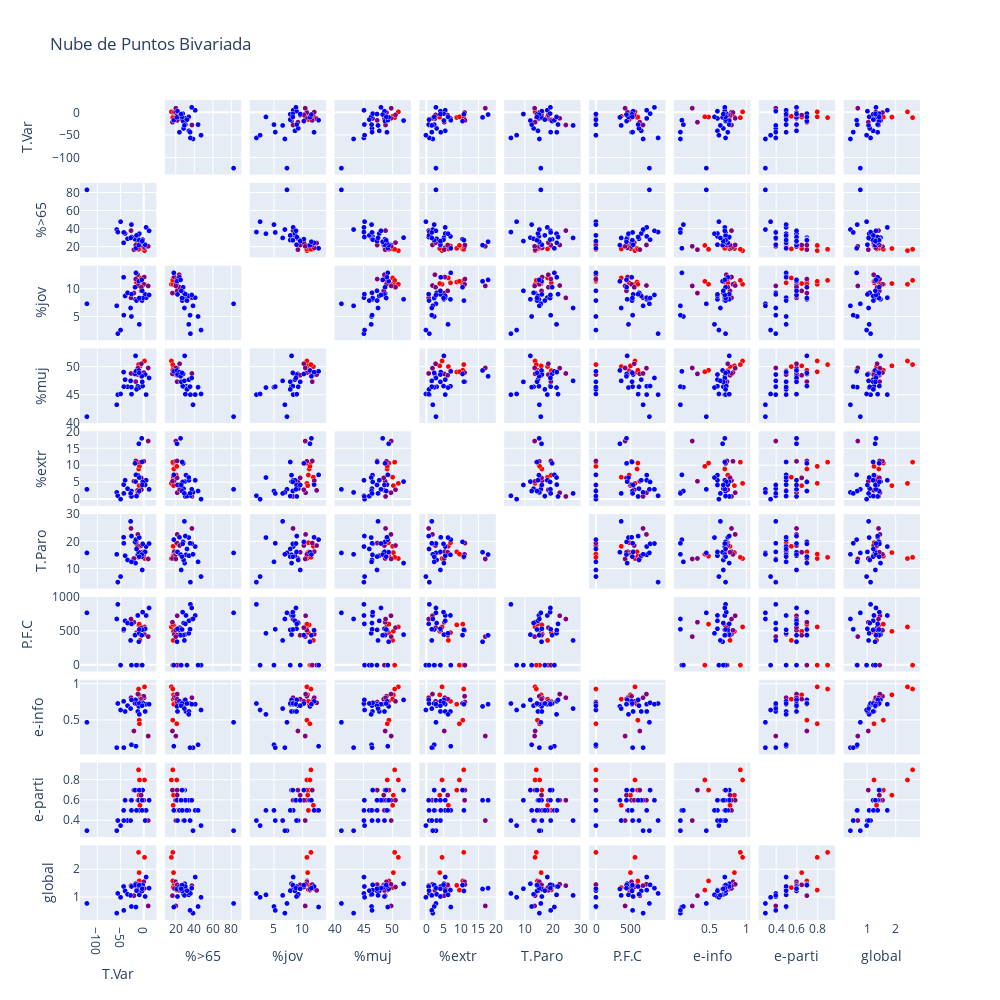

Notebook code cell kept with this figure:
### Code cell
import plotly.graph_objs as go

fig = go.Figure(data=go.Splom(
                  dimensions=[dict(label='T.Var', values=df_cut['Tasa de variacion de la poblacion']),
                              dict(label='%>65', values=df_cut['% de poblacion > 65']),
                              dict(label='%jov', values=df_cut['% de jovenes']),
                              dict(label='%muj', values=df_cut['% de mujeres']),
                              dict(label='%extr', values=df_cut['% de inmigrantes extranjeros']),
                              dict(label='T.Paro', values=df_cut['Tasa de paro']),
                              dict(label='P.F.C', values=df_cut['Presión fiscal pc']),
                              dict(label='e-info', values=df_cut['Índice de e-información']),
                              dict(label='e-parti', values=df_cut['Índice de e-participación']),
                              dict(label='global', values=df_cut['Índice global'])],
                              
                  marker=dict(color=df_cut['Tamanio'],
                              size=5,
                              colorscale='Bluered',
                              line=dict(width=0.5,
                                        color='rgb(230,230,230)')),
                  #text="textd",
                  diagonal=dict(visible=False)))

title = "Nube de Puntos Bivariada"
fig.update_layout(title=title,
                  dragmode='select',
                  width=1000,
                  height=1000,
                  hovermode='closest')

fig.show()

### Figure 1 — Plotly figure (JSON) as saved in the notebook; plotly's stock layout.template omitted (floating-point values rounded to 4 significant figures)
{"data": [{"diagonal": {"visible": false}, "dimensions": [{"label": "T.Var", "values": [2.3, -9.4, -10.4, -7.7, -9.2, -15, -8.7, -10.6, 1.7, -12.8, 0.7, -12.1, -16.7, -20.7, -5.1, -4.5, 10.3, -27, -17.1, -18.3, -12.3, -122.6, -16.3, 5.8, -39.8, -10, -57.9, -9, -43, -34.5, -55.6, 3.7, -49.6, -3.2, -1.8, -3.8, -25.9, -15, -9.1, 12.2, -26.1, -42.7, -2.7, -27.9]}, {"label": "%>65", "values": [15.7, 18, 18.3, 17.6, 17.2, 20.9, 21.5, 17.2, 18.8, 24.1, 20.2, 22, 21.9, 16.8, 21.9, 24.6, 20.5, 37.9, 30.1, 28.4, 31.5, 83.1, 18.3, 41.5, 34.7, 21.8, 39.1, 34.5, 24.4, 28.9, 36.3, 22.3, 47.8, 27.4, 27.9, 25.6, 30.8, 32.6, 27.2, 37.7, 44.6, 35.9, 26.3, 29.8]}, {"label": "%jov", "values": [10.87, 11, 11.27, 12.01, 10.87, 11.13, 11.4, 11.58, 12.17, 12.59, 10.86, 10.64, 11.81, 9.28, 9.68, 10.33, 10.57, 8.42, 8.16, 10.33, 8.15, 7.35, 12.93, 8.45, 8.76, 11.41, 6.98, 3.64, 12.13, 9.33, 1.96, 9.04, 2.61, 7.93, 8.38, 11.66, 9.08, 7.93, 8.38, 8.94, 5.06, 5.29, 9.69, 6.59]}, {"label": "%muj", "values": [51.1, 50.23, 49.14, 50.1, 49.45, 49.38, 49.17, 50.46, 48.72, 48.67, 49.03, 49.81, 47.41, 48.8, 48.55, 50.6, 49.85, 48.87, 52.01, 48.78, 46.59, 41.18, 49.25, 45.11, 47.77, 49.41, 43.3, 46.36, 49.11, 46.5, 45.1, 48.68, 45.22, 47.4, 46.63, 48.37, 45.18, 46.04, 48.98, 48.07, 46.43, 46.52, 47.38, 47.56]}, {"label": "%extr", "values": [4.67, 4, 8.93, 6.5, 10.68, 7.13, 9.7, 10.95, 5.5, 2.6, 11.2, 1.9, 11.3, 5.3, 6.3, 2.8, 17.2, 0.8, 5.2, 10.6, 7.1, 2.9, 7.2, 5.6, 5.6, 16.4, 2, 6.4, 4.3, 3.1, 1, 4.2, 0, 11, 5.1, 18, 0.8, 0.9, 2.4, 2.9, 2.4, 1.7, 4.2, 1.7]}, {"label": "T.Paro", "values": [13.8, 15.99, 16.26, 18.31, 14.65, 19.65, 15.44, 14.25, 16.36, 18.58, 15.33, 22.7, 19.49, 13.82, 16.13, 18.6, 13.64, 24.9, 12.11, 19.95, 15.18, 15.87, 20.77, 18.22, 14.84, 16.13, 15.35, 21.54, 21.63, 13.27, 5.08, 16.24, 7.14, 14.51, 19.22, 15.27, 22.09, 17.33, 14.49, 19.33, 12.57, 19.42, 9.58, 27.52]}, {"label": "P.F.C", "values": [565.0, 499.7, 595.5, 366.2, 606.7, 480.7, 0, 0, 457.4, 0, 515.1, 730.4, 0, 634.9, 441.6, 554.2, 422.1, 681.4, 451.6, 443.8, 734.8, 773.3, 0, 734.2, 655.7, 346.5, 682.9, 470.7, 516.9, 622.4, 899.0, 538.7, 0, 522.1, 783.6, 441.9, 610.3, 0, 527.6, 846.1, 0, 530.8, 0, 365.6]}, {"label": "e-info", "values": [0.96, 0.85, 0.72, 0.79, 0.5, 0.76, 0.45, 0.93, 0.81, 0.74, 0.83, 0.86, 0.75, 0.35, 0.79, 0.76, 0.28, 0.81, 0.78, 0.73, 0.62, 0.47, 0.14, 0.72, 0.62, 0.69, 0.12, 0.58, 0.76, 0.7, 0.73, 0.62, 0.64, 0.72, 0.74, 0.72, 0.78, 0.73, 0.73, 0.72, 0.16, 0.12, 0.7, 0.66]}, {"label": "e-parti", "values": [0.8, 0.65, 0.7, 0.55, 0.7, 0.5, 0.8, 0.9, 0.5, 0.5, 0.6, 0.6, 0.7, 0.7, 0.65, 0.6, 0.4, 0.6, 0.7, 0.7, 0.5, 0.3, 0.5, 0.5, 0.6, 0.6, 0.3, 0.5, 0.5, 0.4, 0.4, 0.4, 0.35, 0.5, 0.7, 0.6, 0.6, 0.5, 0.7, 0.6, 0.5, 0.4, 0.6, 0.4]}, {"label": "global", "values": [2.43, 1.88, 1.42, 1.34, 1.58, 1.26, 1.25, 2.61, 1.31, 1.24, 1.55, 1.46, 1.45, 1.05, 1.44, 1.36, 0.68, 1.41, 1.48, 1.43, 1.25, 0.77, 0.64, 1.72, 1.22, 1.29, 0.42, 1.08, 1.38, 1.1, 1.13, 1.02, 0.99, 1.22, 1.44, 1.32, 1.38, 1.23, 1.43, 1.32, 0.66, 0.52, 1.3, 1.06]}], "marker": {"color": [2, 2, 2, 2, 2, 2, 2, 2, 1, 1, 1, 1, 1, 1, 1, 1, 1, 1, 0, 0, 0, 0, 0, 0, 0, 0, 0, 0, 0, 0, 0, 0, 0, 0, 0, 0, 0, 0, 0, 0, 0, 0, 0, 0], "colorscale": [[0, "rgb(0,0,255)"], [1, "rgb(255,0,0)"]], "line": {"color": "rgb(230,230,230)", "width": 0.5}, "size": 5}, "type": "splom"}], "layout": {"dragmode": "select", "height": 1000, "hovermode": "closest", "title": {"text": "Nube de Puntos Bivariada"}, "width": 1000}}
